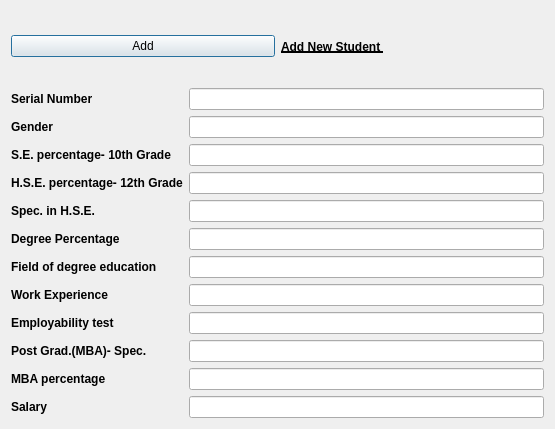
<?xml version="1.0" encoding="UTF-8"?>
<ui version="4.0">
 <class>AddWindow</class>
 <widget class="QDialog" name="AddWindow">
  <property name="geometry">
   <rect>
    <x>0</x>
    <y>0</y>
    <width>555</width>
    <height>429</height>
   </rect>
  </property>
  <property name="windowTitle">
   <string>Dialog</string>
  </property>
  <layout class="QVBoxLayout" name="verticalLayout_3">
   <item>
    <layout class="QHBoxLayout" name="horizontalLayout_2">
     <item>
      <widget class="QPushButton" name="pushButton">
       <property name="text">
        <string>Add</string>
       </property>
      </widget>
     </item>
     <item>
      <widget class="QLabel" name="label_7">
       <property name="font">
        <font>
         <weight>75</weight>
         <bold>true</bold>
         <underline>true</underline>
        </font>
       </property>
       <property name="text">
        <string>Add New Student </string>
       </property>
      </widget>
     </item>
    </layout>
   </item>
   <item>
    <layout class="QHBoxLayout" name="horizontalLayout">
     <item>
      <layout class="QVBoxLayout" name="verticalLayout">
       <item>
        <widget class="QLabel" name="label">
         <property name="font">
          <font>
           <weight>75</weight>
           <bold>true</bold>
          </font>
         </property>
         <property name="text">
          <string>Serial Number</string>
         </property>
        </widget>
       </item>
       <item>
        <widget class="QLabel" name="label_2">
         <property name="font">
          <font>
           <weight>75</weight>
           <bold>true</bold>
          </font>
         </property>
         <property name="text">
          <string>Gender</string>
         </property>
        </widget>
       </item>
       <item>
        <widget class="QLabel" name="label_3">
         <property name="font">
          <font>
           <weight>75</weight>
           <bold>true</bold>
          </font>
         </property>
         <property name="text">
          <string>S.E. percentage- 10th Grade</string>
         </property>
        </widget>
       </item>
       <item>
        <widget class="QLabel" name="label_4">
         <property name="font">
          <font>
           <weight>75</weight>
           <bold>true</bold>
          </font>
         </property>
         <property name="text">
          <string>H.S.E. percentage- 12th Grade</string>
         </property>
        </widget>
       </item>
       <item>
        <widget class="QLabel" name="label_5">
         <property name="font">
          <font>
           <weight>75</weight>
           <bold>true</bold>
          </font>
         </property>
         <property name="text">
          <string>Spec. in H.S.E.</string>
         </property>
        </widget>
       </item>
       <item>
        <widget class="QLabel" name="label_6">
         <property name="font">
          <font>
           <weight>75</weight>
           <bold>true</bold>
          </font>
         </property>
         <property name="text">
          <string>Degree Percentage</string>
         </property>
        </widget>
       </item>
       <item>
        <widget class="QLabel" name="label_8">
         <property name="font">
          <font>
           <weight>75</weight>
           <bold>true</bold>
          </font>
         </property>
         <property name="text">
          <string>Field of degree education</string>
         </property>
        </widget>
       </item>
       <item>
        <widget class="QLabel" name="label_9">
         <property name="font">
          <font>
           <weight>75</weight>
           <bold>true</bold>
          </font>
         </property>
         <property name="text">
          <string>Work Experience</string>
         </property>
        </widget>
       </item>
       <item>
        <widget class="QLabel" name="label_10">
         <property name="font">
          <font>
           <weight>75</weight>
           <bold>true</bold>
          </font>
         </property>
         <property name="text">
          <string>Employability test</string>
         </property>
        </widget>
       </item>
       <item>
        <widget class="QLabel" name="label_11">
         <property name="font">
          <font>
           <weight>75</weight>
           <bold>true</bold>
          </font>
         </property>
         <property name="text">
          <string>Post Grad.(MBA)- Spec.</string>
         </property>
        </widget>
       </item>
       <item>
        <widget class="QLabel" name="label_12">
         <property name="font">
          <font>
           <weight>75</weight>
           <bold>true</bold>
          </font>
         </property>
         <property name="text">
          <string>MBA percentage</string>
         </property>
        </widget>
       </item>
       <item>
        <widget class="QLabel" name="label_13">
         <property name="font">
          <font>
           <weight>75</weight>
           <bold>true</bold>
          </font>
         </property>
         <property name="text">
          <string>Salary</string>
         </property>
        </widget>
       </item>
      </layout>
     </item>
     <item>
      <layout class="QVBoxLayout" name="verticalLayout_2">
       <item>
        <widget class="QLineEdit" name="lineEdit"/>
       </item>
       <item>
        <widget class="QLineEdit" name="lineEdit_2"/>
       </item>
       <item>
        <widget class="QLineEdit" name="lineEdit_3"/>
       </item>
       <item>
        <widget class="QLineEdit" name="lineEdit_4"/>
       </item>
       <item>
        <widget class="QLineEdit" name="lineEdit_9"/>
       </item>
       <item>
        <widget class="QLineEdit" name="lineEdit_10"/>
       </item>
       <item>
        <widget class="QLineEdit" name="lineEdit_5"/>
       </item>
       <item>
        <widget class="QLineEdit" name="lineEdit_6"/>
       </item>
       <item>
        <widget class="QLineEdit" name="lineEdit_11"/>
       </item>
       <item>
        <widget class="QLineEdit" name="lineEdit_12"/>
       </item>
       <item>
        <widget class="QLineEdit" name="lineEdit_7"/>
       </item>
       <item>
        <widget class="QLineEdit" name="lineEdit_8"/>
       </item>
      </layout>
     </item>
    </layout>
   </item>
  </layout>
 </widget>
 <resources/>
 <connections/>
</ui>
